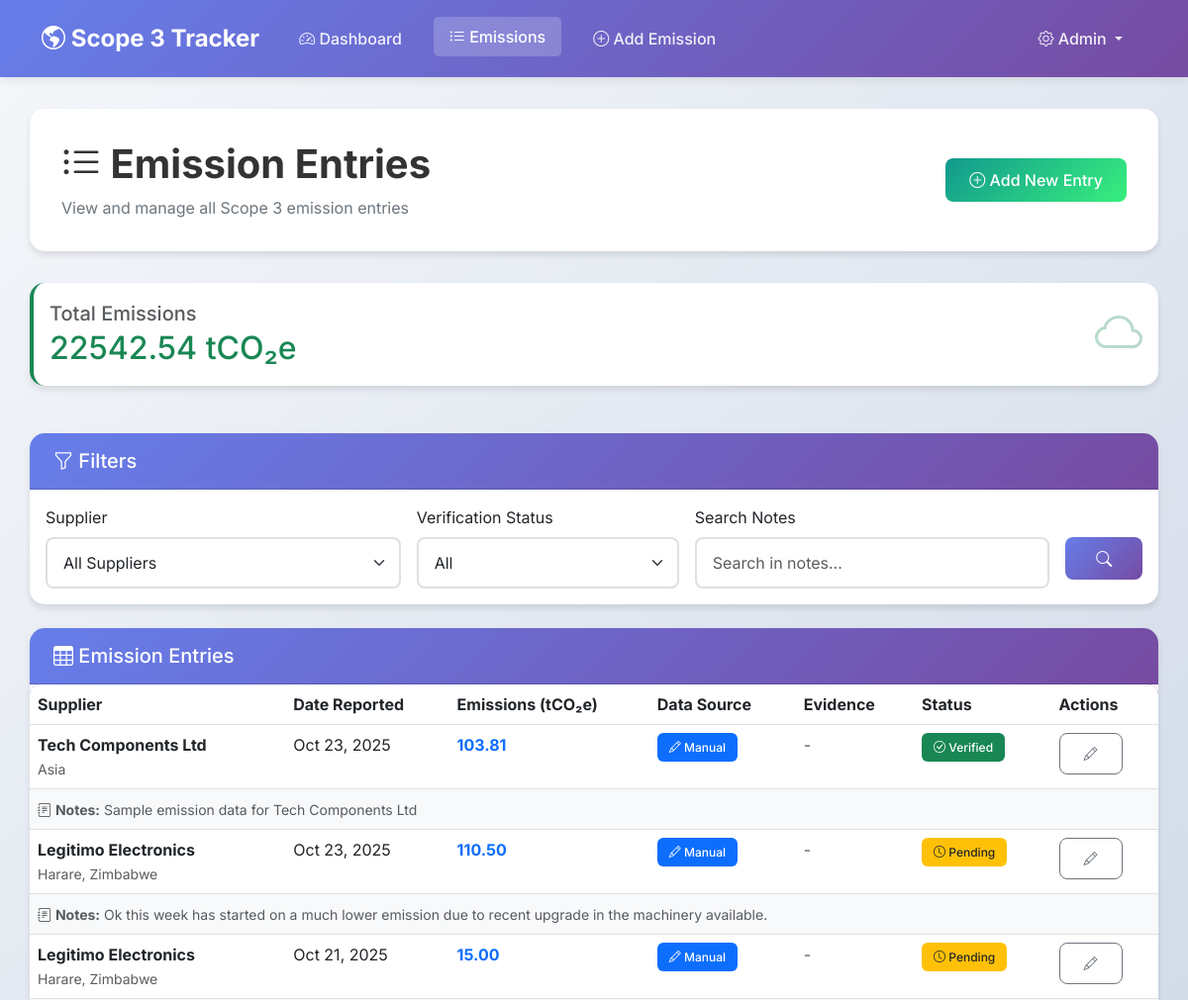
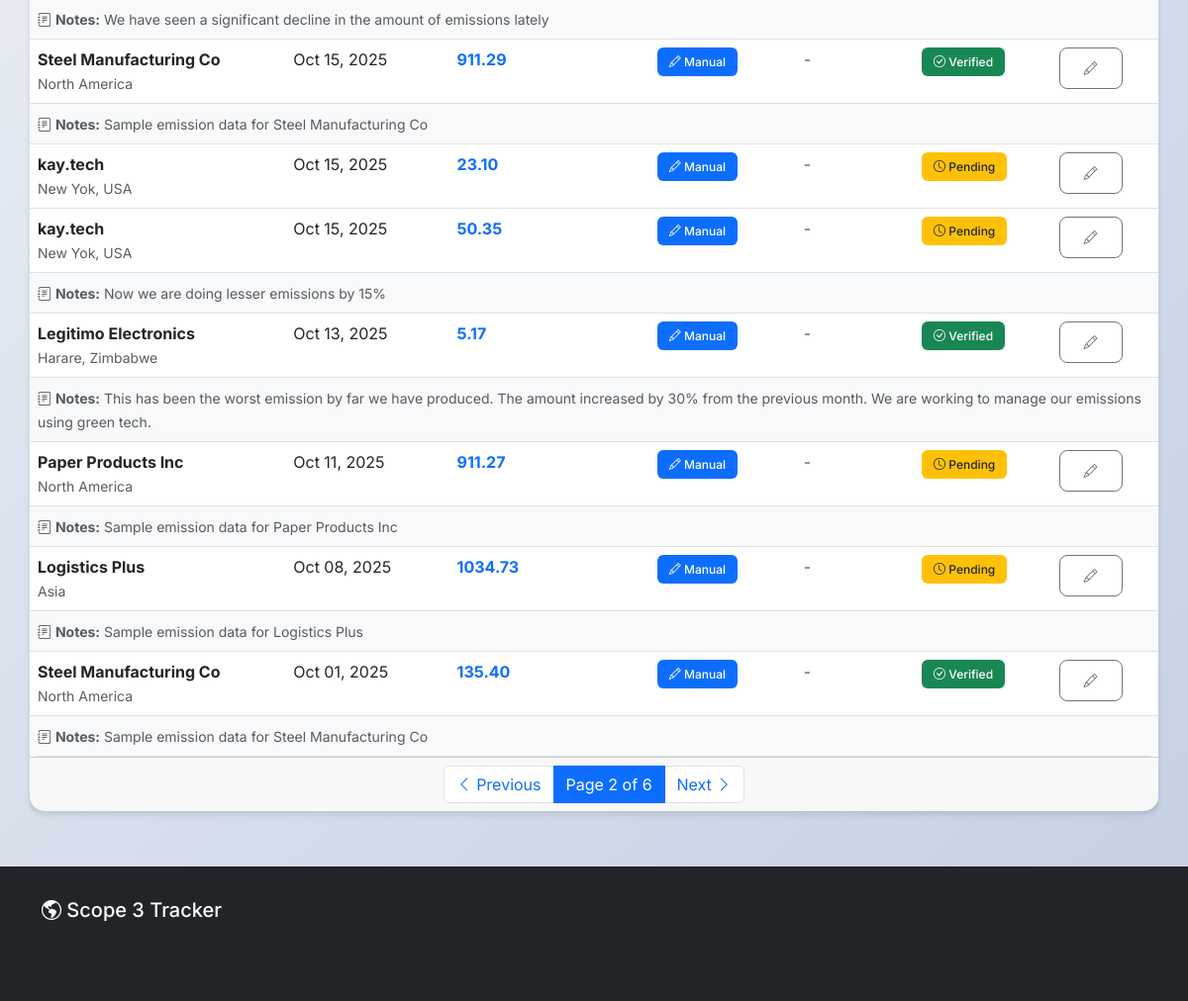
The page /emissions/?page=2 (signed in) on the database its author committed (2 pictures, top to bottom).
### core/models.py (models this page shows, shortened)
class EmissionEntry(models.Model):
    supplier = models.ForeignKey(Supplier, on_delete=models.CASCADE, related_name='emission_entries')
    date_reported = models.DateTimeField()
    scope3_emissions = models.DecimalField(max_digits=12, decimal_places=2) # Flexible for larger numbers
    evidence_file = models.FileField(upload_to='evidence/', blank=True, null=True)
    notes = models.TextField(blank=True)
    verified = models.BooleanField(default=False)
    blockchain_hash = models.CharField(max_length=255, blank=True, null=True, help_text="Blockchain verification hash")
    blockchain_verified = models.BooleanField(default=False)
    DATA_SOURCE_CHOICES = [
        ('manual', 'Manual Entry'),
        ('iot', 'IoT Device'),
        ('ml_estimate', 'ML Estimate'),
        ('spend_based', 'Spend-Based Estimate'),
    ]
    data_source = models.CharField(max_length=20, choices=DATA_SOURCE_CHOICES, default='manual')
    ml_confidence = models.DecimalField(max_digits=5, decimal_places=4, null=True, blank=True, help_text="ML model confidence (0-1)")

class Supplier(models.Model):
    supplier_code = models.CharField(max_length=50, unique=True, default="TEMP_CODE")
    name = models.CharField(max_length=255)
    region = models.CharField(max_length=100, blank=True)
    contact_email = models.EmailField(unique=True)
    industry = models.CharField(max_length=100, blank=True)
    active = models.BooleanField(default=True)
    added_on = models.DateTimeField(auto_now_add=True)
    tenant = models.ForeignKey('saas.Tenant', on_delete=models.CASCADE, null=True, blank=True, related_name='suppliers')
    annual_spend = models.DecimalField(max_digits=15, decimal_places=2, null=True, blank=True, help_text="Annual spend in USD")
    emission_factor = models.DecimalField(max_digits=10, decimal_places=4, null=True, blank=True, help_text="Emission factor (tCO2e/$)")

### core/views.py (the view)
# urls.py: path('emissions/', views.emission_list, name='emission_list'),
@login_required
def emission_list(request):
    tenant = request.user.tenant_membership.tenant if hasattr(request.user, 'tenant_membership') else None
    supplier_id = request.GET.get('supplier')
    verified = request.GET.get('verified')
    entries = EmissionEntry.objects.filter(supplier__tenant=tenant).order_by('-date_reported') if tenant else EmissionEntry.objects.all().order_by('-date_reported')
    search_query = request.GET.get('search')
    if search_query:
        entries = entries.filter(notes__icontains=search_query)
    if supplier_id:
        entries = entries.filter(supplier__id=supplier_id)
    if verified == "true":
        entries = entries.filter(verified=True)
    elif verified == "false":
        entries = entries.filter(verified=False)
    suppliers = Supplier.objects.filter(tenant=tenant) if tenant else Supplier.objects.all()
    paginator = Paginator(entries, 10)
    page_number = request.GET.get('page')
    page_obj = paginator.get_page(page_number)
    total_emissions = entries.aggregate(total=models.Sum('scope3_emissions'))['total'] or 0
    return render(request, 'core/emission_list.html',
                  {
                   'suppliers': suppliers,
                   'page_obj': page_obj,
                   'total_emissions': total_emissions,
                   })

### core/templates/core/emission_list.html (shortened to what this page needs)
{% extends 'core/base.html' %}
{% block content %}
<div class="page-header">
    <div class="d-flex justify-content-between align-items-center">
        <div>
            <h1><i class="bi bi-list-ul"></i> Emission Entries</h1>
            <p>View and manage all Scope 3 emission entries</p>
        </div>
        <a href="{% url 'submit_emission' %}" class="btn btn-success">
            <i class="bi bi-plus-circle"></i> Add New Entry
        </a>
    </div>
</div>
<div class="row mb-4">
    <div class="col-12">
        <div class="card stat-card stat-success">
            <div class="card-body">
                <div class="d-flex justify-content-between align-items-center">
                    <div>
                        <h5 class="text-muted mb-1">Total Emissions</h5>
                        <h2 class="text-success mb-0">{{ total_emissions|floatformat:2 }} tCO₂e</h2>
                    </div>
                    <i class="bi bi-cloud text-success" style="font-size: 3rem; opacity: 0.3;"></i>
                </div>
            </div>
        </div>
    </div>
</div>
<div class="card mb-4">
    <div class="card-header">
        <h5 class="mb-0"><i class="bi bi-funnel"></i> Filters</h5>
    </div>
    <div class="card-body">
        <form method="get" class="row g-3">
            <div class="col-md-4">
                <label class="form-label">Supplier</label>
                <select name="supplier" class="form-select">
                    <option value="">All Suppliers</option>
                </select>
            </div>
            <div class="col-md-3">
                <label class="form-label">Verification Status</label>
                <select name="verified" class="form-select">
                    <option value="">All</option>
                </select>
            </div>
            <div class="col-md-4">
                <label class="form-label">Search Notes</label>
                <input type="text" name="search" class="form-control"
                       placeholder="Search in notes..." value="{{ request.GET.search|default:'' }}">
            </div>
            <div class="col-md-1">
                <label class="form-label">&nbsp;</label>
                <button type="submit" class="btn btn-primary w-100">
                    <i class="bi bi-search"></i>
                </button>
            </div>
        </form>
    </div>
</div>
<div class="card">
    <div class="card-header">
        <h5 class="mb-0"><i class="bi bi-table"></i> Emission Entries</h5>
    </div>
    <div class="card-body p-0">
        {% if page_obj %}
            <div class="table-responsive">
                <table class="table table-hover mb-0">
                    <thead>
                        <tr>
                            <th>Supplier</th>
                            <th>Date Reported</th>
                            <th>Emissions (tCO₂e)</th>
                            <th>Data Source</th>
                            <th>Evidence</th>
                            <th>Status</th>
                            <th>Actions</th>
                        </tr>
                    </thead>
                    <tbody>
                        {% for entry in page_obj %}
                        <tr>
                            <td>
                                <strong>{{ entry.supplier.name }}</strong>
                                {% if entry.supplier.region %}
                                    <br><small class="text-muted">{{ entry.supplier.region }}</small>
                                {% endif %}
                            </td>
                            <td>{{ entry.date_reported|date:"M d, Y" }}</td>
                            <td>
                                <strong class="text-primary">{{ entry.scope3_emissions }}</strong>
                            </td>
                            <td>
                                {% if entry.data_source == 'manual' %}
                                    <span class="badge bg-primary"><i class="bi bi-pencil"></i> Manual</span>
                                {% elif entry.data_source == 'iot' %}
                                    <span class="badge bg-info"><i class="bi bi-wifi"></i> IoT</span>
                                {% elif entry.data_source == 'ml_estimate' %}
                                    <span class="badge bg-success"><i class="bi bi-robot"></i> ML</span>
                                {% elif entry.data_source == 'spend_based' %}
                                    <span class="badge bg-warning text-dark"><i class="bi bi-calculator"></i> Spend</span>
                                {% else %}
                                    <span class="badge bg-secondary">{{ entry.data_source }}</span>
                                {% endif %}
                            </td>
                            <td>
                                {% if entry.evidence_file %}
                                    <a href="{{ entry.evidence_file.url }}" class="btn btn-sm btn-outline-primary" target="_blank">
                                        <i class="bi bi-file-earmark"></i> View
                                    </a>
                                {% else %}
                                    <span class="text-muted">-</span>
                                {% endif %}
                            </td>
                            <td>
                                {% if entry.verified %}
                                    <span class="badge bg-success">
                                        <i class="bi bi-check-circle"></i> Verified
                                    </span>
                                {% else %}
                                    <span class="badge bg-warning text-dark">
                                        <i class="bi bi-clock"></i> Pending
                                    </span>
                                {% endif %}
                            </td>
                            <td>
                                <a href="/admin/core/emissionentry/{{ entry.id }}/change/"
                                   class="btn btn-sm btn-outline-secondary" title="Edit">
                                    <i class="bi bi-pencil"></i>
                                </a>
                            </td>
                        </tr>
                        {% if entry.notes %}
                        <tr class="table-light">
                            <td colspan="7">
                                <small class="text-muted">
                                    <i class="bi bi-journal-text"></i> <strong>Notes:</strong> {{ entry.notes }}
                                </small>
                            </td>
                        </tr>
                        {% endif %}
                        {% endfor %}
                    </tbody>
                </table>
            </div>
            {% if page_obj.has_other_pages %}
            <div class="card-footer">
                <nav aria-label="Page navigation">
                    <ul class="pagination mb-0 justify-content-center">
                        {% if page_obj.has_previous %}
                            <li class="page-item">
                                <a class="page-link" href="?page={{ page_obj.previous_page_number }}">
                                    <i class="bi bi-chevron-left"></i> Previous
                                </a>
                            </li>
                        {% else %}
                            <li class="page-item disabled">
                                <span class="page-link"><i class="bi bi-chevron-left"></i> Previous</span>
                            </li>
                        {% endif %}
                        <li class="page-item active">
                            <span class="page-link">
                                Page {{ page_obj.number }} of {{ page_obj.paginator.num_pages }}
                            </span>
                        </li>
                        {% if page_obj.has_next %}
                            <li class="page-item">
                                <a class="page-link" href="?page={{ page_obj.next_page_number }}">
                                    Next <i class="bi bi-chevron-right"></i>
                                </a>
                            </li>
                        {% else %}
                            <li class="page-item disabled">
                                <span class="page-link">Next <i class="bi bi-chevron-right"></i></span>
                            </li>
                        {% endif %}
                    </ul>
                </nav>
            </div>
            {% endif %}
        {% endif %}
    </div>
</div>
{% endblock %}

### core/templates/core/base.html (style rules this page uses)
:root { --primary-color: #0d6efd; --secondary-color: #6c757d; --success-color: #198754; --danger-color: #dc3545; --warning-color: #ffc107; --info-color: #0dcaf0; --dark-color: #212529; --light-color: #f8f9fa; }
* { font-family: 'Inter', -apple-system, BlinkMacSystemFont, 'Segoe UI', sans-serif; }
body { background: linear-gradient(135deg, #f5f7fa 0%, #c3cfe2 100%); min-height: 100vh; }
.card { border: none; border-radius: 15px; box-shadow: 0 4px 6px rgba(0,0,0,0.1); transition: transform 0.3s, box-shadow 0.3s; margin-bottom: 1.5rem; }
.card-header { background: linear-gradient(135deg, #667eea 0%, #764ba2 100%); color: white; border-radius: 15px 15px 0 0 !important; padding: 1rem 1.5rem; font-weight: 600; }
.stat-card { border-left: 4px solid var(--primary-color); transition: transform 0.2s; background: white; }
.stat-card.stat-success { border-left-color: var(--success-color); }
.btn { border-radius: 8px; padding: 0.6rem 1.5rem; font-weight: 500; transition: all 0.3s; }
.btn-primary { background: linear-gradient(135deg, #667eea 0%, #764ba2 100%); border: none; }
.btn-success { background: linear-gradient(135deg, #11998e 0%, #38ef7d 100%); border: none; }
.form-control, .form-select { border-radius: 8px; border: 2px solid #e0e0e0; padding: 0.75rem 1rem; transition: all 0.3s; }
.table { border-radius: 10px; overflow: hidden; }
.table thead { background: linear-gradient(135deg, #667eea 0%, #764ba2 100%); color: white; }
.badge { padding: 0.5rem 0.75rem; border-radius: 6px; font-weight: 500; }
.page-header { background: white; border-radius: 15px; padding: 2rem; margin-bottom: 2rem; box-shadow: 0 4px 6px rgba(0,0,0,0.1); }
.page-header h1 { color: #333; font-weight: 700; margin: 0; }
.page-header p { color: #6c757d; margin: 0.5rem 0 0 0; }

### rows shown on the page
EmissionEntry: supplier.name "Tech Components Ltd", supplier.region "Asia", date_reported "Oct 23, 2025", scope3_emissions "103.81", data_source "manual" (drawn), verified True (drawn), notes "Sample emission data for Tech Components Ltd"
EmissionEntry: supplier.name "Legitimo Electronics", supplier.region "Harare, Zimbabwe", date_reported "Oct 23, 2025", scope3_emissions "110.50", data_source "manual" (drawn), verified False (drawn), notes "Ok this week has started on a much lower emission due to recent upgrade in the machinery available."
EmissionEntry: supplier.name "Legitimo Electronics", supplier.region "Harare, Zimbabwe", date_reported "Oct 21, 2025", scope3_emissions "15.00", data_source "manual" (drawn), verified False (drawn), notes "We have seen a significant decline in the amount of emissions lately"
EmissionEntry: supplier.name "Steel Manufacturing Co", supplier.region "North America", date_reported "Oct 15, 2025", scope3_emissions "911.29", data_source "manual" (drawn), verified True (drawn), notes "Sample emission data for Steel Manufacturing Co"
EmissionEntry: supplier.name "kay.tech", supplier.region "New Yok, USA", date_reported "Oct 15, 2025", scope3_emissions "23.10", data_source "manual" (drawn), verified False (drawn)
EmissionEntry: supplier.name "kay.tech", supplier.region "New Yok, USA", date_reported "Oct 15, 2025", scope3_emissions "50.35", data_source "manual" (drawn), verified False (drawn), notes "Now we are doing lesser emissions by 15%"
EmissionEntry: supplier.name "Legitimo Electronics", supplier.region "Harare, Zimbabwe", date_reported "Oct 13, 2025", scope3_emissions "5.17", data_source "manual" (drawn), verified True (drawn), notes "This has been the worst emission by far we have produced. The amount increased by 30% from the previous month. We are working to manage our emissions using green tech."
EmissionEntry: supplier.name "Paper Products Inc", supplier.region "North America", date_reported "Oct 11, 2025", scope3_emissions "911.27", data_source "manual" (drawn), verified False (drawn), notes "Sample emission data for Paper Products Inc"
EmissionEntry: supplier.name "Logistics Plus", supplier.region "Asia", date_reported "Oct 08, 2025", scope3_emissions "1034.73", data_source "manual" (drawn), verified False (drawn), notes "Sample emission data for Logistics Plus"
EmissionEntry: supplier.name "Steel Manufacturing Co", supplier.region "North America", date_reported "Oct 01, 2025", scope3_emissions "135.40", data_source "manual" (drawn), verified True (drawn), notes "Sample emission data for Steel Manufacturing Co"

### other values the page prints
{{ total_emissions|floatformat:2 }} "22542.54"
{{ page_obj.number }} "2"
{{ page_obj.paginator.num_pages }} "6"
